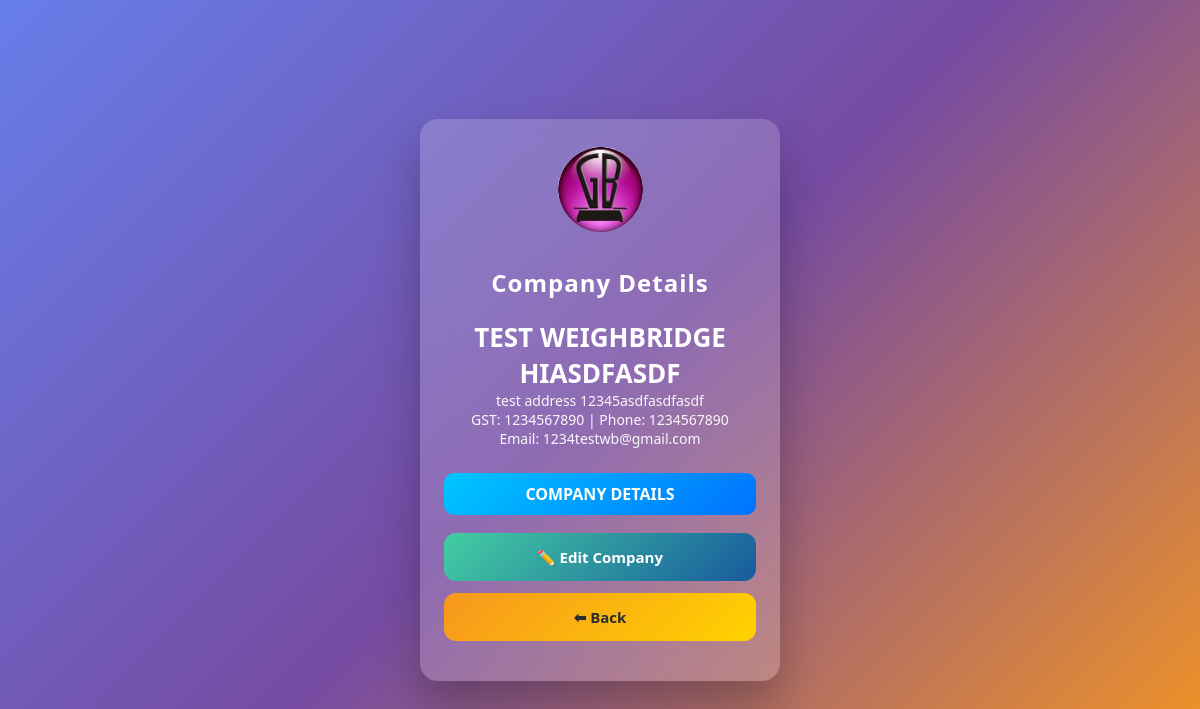
Screenshot of /admin_page.php?action=company (signed in) with the database file from the repository.
### tables this page shows
CREATE TABLE `company` (
  `deviceid` varchar(50) NOT NULL,
  `company_name` varchar(255) NOT NULL,
  `company_address` text DEFAULT NULL,
  `gst_number` varchar(50) DEFAULT NULL,
  `phone` varchar(50) DEFAULT NULL,
  `email` varchar(100) DEFAULT NULL,
  PRIMARY KEY (`deviceid`)
);

### functions.php (called while the page is built, shortened)
<?php
function getCompany($conn) {
    $q = $conn->query("SELECT * FROM company LIMIT 1");
    $row = $q->fetch_assoc();
    if (!isset($row['id']) || empty($row['id'])) {
        if (!empty($row['company_id'])) {
            $row['id'] = (int)$row['company_id'];
        } elseif (!empty($row['ID'])) {
            $row['id'] = (int)$row['ID'];
        } else {
            $firstVal = reset($row);
            $row['id'] = (is_numeric($firstVal) && (int)$firstVal > 0) ? (int)$firstVal : 1;
        }
    } else {
        $row['id'] = (int)$row['id'];
    }
    return $row;
}
?>

### admin_page.php (the view, shortened to what this page needs)
<?php
require_once "db.php";
require_once "functions.php";
$company = getCompany($conn);
$action = $_GET['action'] ?? '';
function renderCompanyHeader($company) {
?>
    <div class="company-header" style="margin-bottom:25px;">
        <h1><?= strtoupper(htmlspecialchars($company['company_name'])) ?></h1>
        <?php if (!empty($company['company_address'])): ?>
            <div><?= htmlspecialchars($company['company_address']) ?></div>
        <?php endif; ?>
        <div>
            GST: <?= htmlspecialchars($company['gst_number'] ?? '-') ?> |
            Phone: <?= htmlspecialchars($company['phone'] ?? '-') ?>
        </div>
        <div>
            Email: <?= htmlspecialchars($company['email'] ?? '-') ?>
        </div>
    </div>
    <div class="section-title">
        COMPANY DETAILS
    </div>
<?php
}
?>
<!DOCTYPE html>
<html>
<head>
</head>
<body>
<div class="box">
<img src="gblogo.jpeg" class="logo">
<?php if ($action === 'company'): ?>
    <h2>Company Details</h2>
    <?php renderCompanyHeader($company); ?>
    <a class="btn-company" href="edit_company.php">✏️ Edit Company</a>
    <a class="btn-fields" href="admin_page.php">⬅ Back</a>
<?php endif; ?>
</div>
</body>
</html>

### admin_page.php (style rules this page uses)
* { box-sizing: border-box; font-family: "Segoe UI", Poppins, Arial, sans-serif; }
body { margin: 0; min-height: 100vh; background: linear-gradient(135deg, #667eea, #764ba2, #f7971e); display: flex; align-items: center; justify-content: center; }
.box { width: 360px; padding: 28px 24px; text-align: center; background: rgba(255,255,255,0.18); backdrop-filter: blur(14px); border-radius: 18px; box-shadow: 0 25px 45px rgba(0,0,0,0.25); color: #fff; }
.logo { width:85px; margin-bottom:10px; border-radius:50%; }
h2 { margin-bottom: 20px; letter-spacing: 1px; }
a { display: block; padding: 14px; margin: 12px 0; border-radius: 12px; text-decoration: none; font-size: 15px; font-weight: 600; color: #fff; transition: transform 0.2s ease, box-shadow 0.2s ease; }
.btn-company { background: linear-gradient(135deg, #43cea2, #185a9d); }
.btn-fields { background: linear-gradient(135deg, #f7971e, #ffd200); color: #2c2c2c; }
.company-header h1 { margin: 0; font-size: 26px; }
.company-header div { font-size: 14px; opacity: 0.95; }
.section-title { background: linear-gradient(135deg, #00c6ff, #0072ff); padding: 10px; border-radius: 10px; font-weight: bold; margin: 18px 0; }

### rows the page displays
company: company_name "TEST WEIGHBRIDGE HIASDFASDF", company_address "test address 12345asdfasdfasdf", gst_number "1234567890", phone "1234567890", email "1234testwb@gmail.com"
